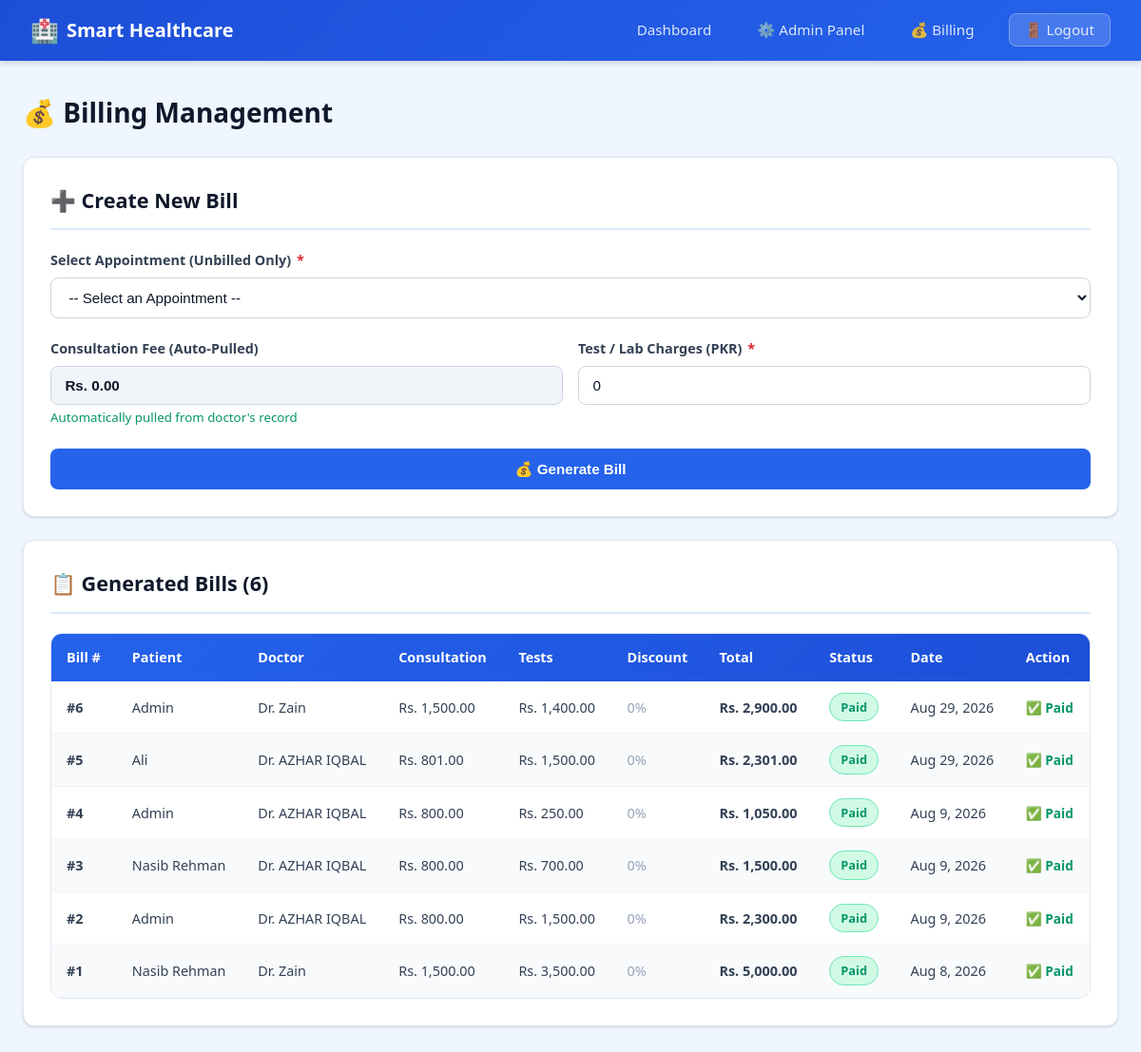
Screenshot of /healthcare/billing.php (signed in) with the database file from the repository.
### tables this page shows
CREATE TABLE `billing` (
  `bill_id` int(11) NOT NULL AUTO_INCREMENT,
  `appointment_id` int(11) NOT NULL,
  `consultation_fee` decimal(10,2) NOT NULL,
  `test_charges` decimal(10,2) DEFAULT 0.00,
  `insurance_discount_percent` decimal(5,2) DEFAULT 0.00,
  `total_amount` decimal(10,2) NOT NULL,
  `created_at` timestamp NOT NULL DEFAULT current_timestamp(),
  `payment_status` enum('Paid','Unpaid') DEFAULT 'Unpaid',
  PRIMARY KEY (`bill_id`),
  KEY `appointment_id` (`appointment_id`),
  CONSTRAINT `billing_ibfk_1` FOREIGN KEY (`appointment_id`) REFERENCES `appointments` (`appointment_id`) ON DELETE CASCADE
);

CREATE TABLE `users` (
  `user_id` int(11) NOT NULL AUTO_INCREMENT,
  `full_name` varchar(100) NOT NULL,
  `email` varchar(100) NOT NULL,
  `password` varchar(255) NOT NULL,
  `role` enum('patient','doctor','admin') NOT NULL,
  `phone` varchar(20) NOT NULL,
  `created_at` timestamp NOT NULL DEFAULT current_timestamp(),
  `status` enum('active','suspended') DEFAULT 'active',
  PRIMARY KEY (`user_id`),
  UNIQUE KEY `email` (`email`)
);

### healthcare/billing.php (the view, shortened to what this page needs)
<?php
require 'db.php';
$role = $_SESSION['role'];
if ($role === 'admin' || $role === 'doctor') {
    $csrf_token = generateCsrfToken();
    if ($role === 'admin') {
        $unbilled_query = "SELECT a.appointment_id, a.appointment_time, a.severity_level, a.status,
                                  u_p.full_name AS patient_name, p.insurance_number,
                                  u_d.full_name AS doctor_name, d.consultation_fee
                           FROM appointments a
                           JOIN patients p ON a.patient_id = p.patient_id
                           JOIN users u_p ON p.user_id = u_p.user_id
                           JOIN doctors d ON a.doctor_id = d.doctor_id
                           JOIN users u_d ON d.user_id = u_d.user_id
                           WHERE a.appointment_id NOT IN (SELECT appointment_id FROM billing)
                           ORDER BY a.appointment_time DESC";
        $unbilled = $conn->query($unbilled_query);
    }
    if ($role === 'admin') {
        $existing_bills = $conn->query(
            "SELECT b.bill_id, b.consultation_fee, b.test_charges,
                    b.insurance_discount_percent, b.total_amount, b.payment_status, b.created_at,
                    u_p.full_name AS patient_name, u_d.full_name AS doctor_name,
                    a.appointment_time
             FROM billing b
             JOIN appointments a ON b.appointment_id = a.appointment_id
             JOIN patients p ON a.patient_id = p.patient_id
             JOIN users u_p ON p.user_id = u_p.user_id
             JOIN doctors d ON a.doctor_id = d.doctor_id
             JOIN users u_d ON d.user_id = u_d.user_id
             ORDER BY b.created_at DESC"
        );
    }
}
?>
<!DOCTYPE html>
<html lang="en">
<head>
    <link rel="stylesheet" href="style.css">
</head>
<body>
<nav class="navbar">
    <div class="navbar-brand">
        <span class="icon">🏥</span> Smart Healthcare
    </div>
    <ul class="navbar-links">
        <li><a href="dashboard.php">Dashboard</a></li>
        <?php if ($role === 'patient'): ?>
            <li><a href="book-appointment.php">📋 Book Appointment</a></li>
            <li><a href="my-appointments.php">📅 My Appointments</a></li>
            <li><a href="billing.php">💰 My Bills</a></li>
        <?php elseif ($role === 'doctor'): ?>
            <li><a href="doctor-appointments.php">📅 Today's Appointments</a></li>
            <li><a href="doctor-schedule.php">⏰ My Schedule</a></li>
            <li><a href="billing.php">💰 Billing</a></li>
        <?php elseif ($role === 'admin'): ?>
            <li><a href="admin-panel.php">⚙️ Admin Panel</a></li>
            <li><a href="billing.php">💰 Billing</a></li>
        <?php endif; ?>
        <li><a href="logout.php" class="btn-logout">🚪 Logout</a></li>
    </ul>
</nav>
<div class="container">
    <h1 class="page-title">💰 <?php echo ($role === 'patient') ? 'My Bills' : 'Billing Management'; ?></h1>
    <?php if ($role === 'admin' || $role === 'doctor'): ?>
    <div class="card">
        <div class="card-header">➕ Create New Bill</div>
        <?php if ($unbilled->num_rows > 0): ?>
            <form method="POST" action="" id="billingForm">
                <div class="form-group">
                    <label for="appointment_id">Select Appointment (Unbilled Only) <span class="required">*</span></label>
                    <select id="appointment_id" name="appointment_id" required onchange="updateFeeDisplay(this)">
                        <option value="" data-fee="0" data-insurance="0">-- Select an Appointment --</option>
                    </select>
                </div>
                <div class="form-row">
                    <div class="form-group">
                        <label>Consultation Fee (Auto-Pulled)</label>
                        <input type="text" id="display_fee" value="Rs. 0.00" readonly
                               style="background-color: #f1f5f9; font-weight: 600;">
                        <small style="color: #059669;">Automatically pulled from doctor's record</small>
                    </div>
                    <div class="form-group">
                        <label for="test_charges">Test / Lab Charges (PKR) <span class="required">*</span></label>
                        <input type="number" id="test_charges" name="test_charges"
                               value="0" min="0" step="50" required
                               oninput="calculatePreview()">
                    </div>
                </div>
                <button type="submit" class="btn btn-primary btn-block">
                    💰 Generate Bill
                </button>
            </form>
        <?php else: ?>
            <p style="color: #64748b; text-align: center; padding: 2rem;">
                No unbilled appointments found. All appointments have been billed. ✅
            </p>
        <?php endif; ?>
    </div>
    <?php if (($role === 'admin' || $role === 'doctor') && isset($existing_bills) && $existing_bills->num_rows > 0): ?>
    <div class="card">
        <div class="card-header">📋 Generated Bills (<?php echo $existing_bills->num_rows; ?>)</div>
        <div class="table-responsive">
            <table>
                <thead>
                    <tr>
                        <th>Bill #</th>
                        <th>Patient</th>
                        <th>Doctor</th>
                        <th>Consultation</th>
                        <th>Tests</th>
                        <th>Discount</th>
                        <th>Total</th>
                        <th>Status</th>
                        <th>Date</th>
                        <th>Action</th>
                    </tr>
                </thead>
                <tbody>
                    <?php while ($bill = $existing_bills->fetch_assoc()):
                        $is_paid = ($bill['payment_status'] === 'Paid');
                    ?>
                        <tr>
                            <td><strong>#<?php echo $bill['bill_id']; ?></strong></td>
                            <td><?php echo htmlspecialchars($bill['patient_name']); ?></td>
                            <td>Dr. <?php echo htmlspecialchars($bill['doctor_name']); ?></td>
                            <td>Rs. <?php echo number_format($bill['consultation_fee'], 2); ?></td>
                            <td>Rs. <?php echo number_format($bill['test_charges'], 2); ?></td>
                            <td>
                                <?php if ($bill['insurance_discount_percent'] > 0): ?>
                                    <span style="color: #059669;"><?php echo $bill['insurance_discount_percent']; ?>%</span>
                                <?php else: ?>
                                    <span style="color: #94a3b8;">0%</span>
                                <?php endif; ?>
                            </td>
                            <td><strong>Rs. <?php echo number_format($bill['total_amount'], 2); ?></strong></td>
                            <td>
                                <span class="badge <?php echo $is_paid ? 'badge-green' : 'badge-orange'; ?>">
                                    <?php echo $is_paid ? 'Paid' : 'Unpaid'; ?>
                                </span>
                            </td>
                            <td><?php echo date('M j, Y', strtotime($bill['created_at'])); ?></td>
                            <td>
                                <?php if (!$is_paid): ?>
                                    <form method="POST" action="" style="margin: 0;" onsubmit="return confirm('Confirm this payment has been received?');">
                                        <input type="hidden" name="csrf_token" value="<?php echo htmlspecialchars($csrf_token); ?>">
                                        <input type="hidden" name="action" value="mark_paid">
                                        <input type="hidden" name="bill_id" value="<?php echo $bill['bill_id']; ?>">
                                        <button type="submit" class="btn btn-success" style="padding: 0.25rem 0.6rem; font-size: 0.8rem;">
                                            💳 Mark as Paid
                                        </button>
                                    </form>
                                <?php else: ?>
                                    <span style="color: #059669; font-size: 0.85rem; font-weight: 600;">✅ Paid</span>
                                <?php endif; ?>
                            </td>
                        </tr>
                    <?php endwhile; ?>
                </tbody>
            </table>
        </div>
    </div>
    <?php endif; ?>
    <?php endif; ?>
</div>
<?php require_once 'footer.php'; ?>

### rows the page displays
billing: bill_id "6", users.full_name "Admin", users.full_name "Zain", consultation_fee "1,500.00", test_charges "1,400.00", insurance_discount_percent "0%", total_amount "2,900.00", payment_status "Paid", created_at "Aug 29, 2026"
billing: bill_id "5", users.full_name "Ali", users.full_name "AZHAR IQBAL", consultation_fee "801.00", test_charges "1,500.00", insurance_discount_percent "0%", total_amount "2,301.00", payment_status "Paid", created_at "Aug 29, 2026"
billing: bill_id "4", users.full_name "Admin", users.full_name "AZHAR IQBAL", consultation_fee "800.00", test_charges "250.00", insurance_discount_percent "0%", total_amount "1,050.00", payment_status "Paid", created_at "Aug 9, 2026"
billing: bill_id "3", users.full_name "Nasib Rehman", users.full_name "AZHAR IQBAL", consultation_fee "800.00", test_charges "700.00", insurance_discount_percent "0%", total_amount "1,500.00", payment_status "Paid", created_at "Aug 9, 2026"
billing: bill_id "2", users.full_name "Admin", users.full_name "AZHAR IQBAL", consultation_fee "800.00", test_charges "1,500.00", insurance_discount_percent "0%", total_amount "2,300.00", payment_status "Paid", created_at "Aug 9, 2026"
billing: bill_id "1", users.full_name "Nasib Rehman", users.full_name "Zain", consultation_fee "1,500.00", test_charges "3,500.00", insurance_discount_percent "0%", total_amount "5,000.00", payment_status "Paid", created_at "Aug 8, 2026"

### other values shown
$existing_bills->num_rows "6"
